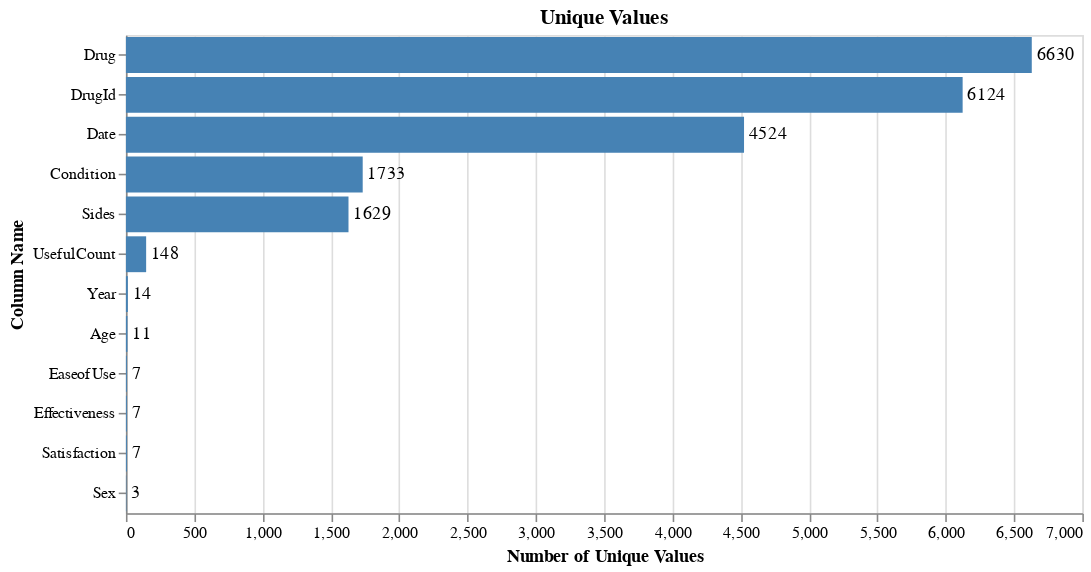

Source (notebook cell):
### Markdown cell above
## Barchart de Unique Values

### Code cell
uniques = pd.DataFrame({
    "columns": [col for col in df.columns if col != "Reviews"],
    "num of unique values": [df[col].nunique() for col in df.columns if col != "Reviews"]
})

bar_chart = alt.Chart(uniques).mark_bar(color='steelblue').encode(
    x=alt.X('num of unique values:Q', title='Number of Unique Values'),
    y=alt.Y('columns:N', title='Column Name', sort='-x'),
    tooltip=[alt.Tooltip('columns:N', title='Column'), alt.Tooltip('num of unique values:Q', title='Unique Values')]
).properties(
    title='Unique Values',
    width=600,
    height=300
)

text = bar_chart.mark_text(
    align='left',
    baseline='middle',
    dx=3
).encode(
    text='num of unique values:Q'
)

final_chart = alt.layer(bar_chart, text)

final_chart

### Figure 1 — Vega-Lite specification as saved in the notebook (floating-point values rounded to 4 significant figures)
{"config": {"view": {"continuousWidth": 400, "continuousHeight": 300}}, "layer": [{"mark": {"type": "bar", "color": "steelblue"}, "encoding": {"tooltip": [{"field": "columns", "title": "Column", "type": "nominal"}, {"field": "num of unique values", "title": "Unique Values", "type": "quantitative"}], "x": {"field": "num of unique values", "title": "Number of Unique Values", "type": "quantitative"}, "y": {"field": "columns", "sort": "-x", "title": "Column Name", "type": "nominal"}}, "height": 300, "title": "Unique Values", "width": 600}, {"mark": {"type": "text", "align": "left", "baseline": "middle", "dx": 3}, "encoding": {"text": {"field": "num of unique values", "type": "quantitative"}, "tooltip": [{"field": "columns", "title": "Column", "type": "nominal"}, {"field": "num of unique values", "title": "Unique Values", "type": "quantitative"}], "x": {"field": "num of unique values", "title": "Number of Unique Values", "type": "quantitative"}, "y": {"field": "columns", "sort": "-x", "title": "Column Name", "type": "nominal"}}, "height": 300, "title": "Unique Values", "width": 600}], "data": {"name": "data-5cdeefc2bd7c80f8d06cfdd42c3245a9"}, "$schema": "https://vega.github.io/schema/vega-lite/v4.17.0.json", "datasets": {"data-5cdeefc2bd7c80f8d06cfdd42c3245a9": [{"columns": "Age", "num of unique values": 11}, {"columns": "Condition", "num of unique values": 1733}, {"columns": "Date", "num of unique values": 4524}, {"columns": "Drug", "num of unique values": 6630}, {"columns": "DrugId", "num of unique values": 6124}, {"columns": "EaseofUse", "num of unique values": 7}, {"columns": "Effectiveness", "num of unique values": 7}, {"columns": "Satisfaction", "num of unique values": 7}, {"columns": "Sex", "num of unique values": 3}, {"columns": "Sides", "num of unique values": 1629}, {"columns": "UsefulCount", "num of unique values": 148}, {"columns": "Year", "num of unique values": 14}]}}
